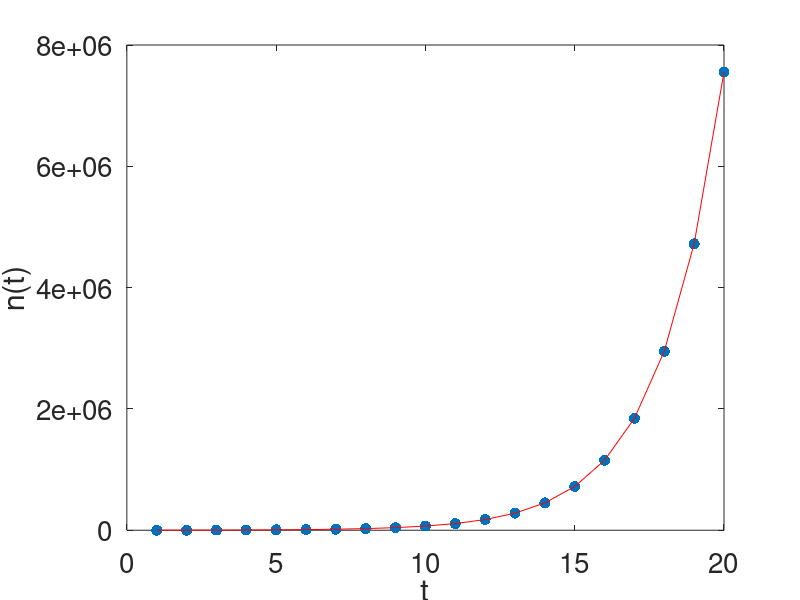

Here is the MATLAB script that generated this plot:
clear all
close all

p=.4; %fraction of cells that survive each reproduction

%Define vector n(t):  number of cells per generation
n(1)=1000; %initial number of cells (generation 0)
generation_end=20;  %predict up to this generation in the future

for t=1:generation_end-1
    n(t+1)=4*n(t)*p ;
end

figure
plot(n,'.','MarkerSize',24)
ylabel('n(t)','FontSize',20)
xlabel('t','FontSize',20)
set(gca,'FontSize',20)

ts = 1:generation_end;
hold all
plot(ts, (4*p).^(ts-1)*n(1),'r-')